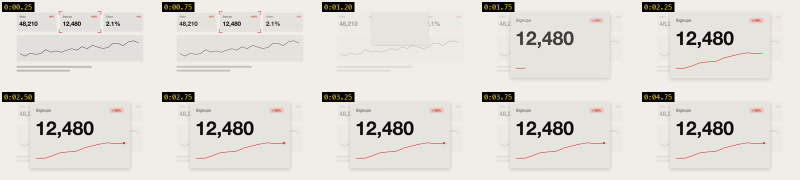
#> input picture recipes/data/media/kpi-lift.jpg, 1600 x 360 px, given in place of k00.png, which was not available (shown at 1/2 size)
$ python storyboard_v3.py ../../../recipes/data/media/kpi-lift.jpg ../../../recipes/data/media/chart-morph.jpg
#> lines starting #> are read from the running program, lines starting #| are printed output that depends on the picture
"""Storyboard keyframe preview (v3 Phase B): one labelled frame per read, 5 columns, from a draft render.
usage: uv run -q --with pillow python tools/storyboard_v3.py out/draftN.mp4 [out/check/storyboard-v3.png]"""
import os, subprocess, sys, tempfile
from PIL import Image, ImageDraw, ImageFont
V = sys.argv[1]; OUT = sys.argv[2] if len(sys.argv) > 2 else "out/check/storyboard-v3.png"
K0 = [  # (t on the plain 4/4 grid, section, what the viewer reads); bar 11 is 6/4, so times after 29.4 s move +1.333 s
    (1.6, "S1 hook", "frame = f(t)"), (4.2, "S1 hook", "EVERY FRAME"), (6.8, "S1 hook", "IS A FUNCTION OF TIME"),
    (9.8, "S2 program", "request card"), (12.2, "S2 program", "doesn't paint pixels / writes the program"), (14.9, "S2 program", "One sentence in. A film out."),
    (17.6, "S3 problem", "Stunning, once. · FAIL ×3"), (20.2, "S3 problem", "Dependable? Not yet."), (22.8, "S4 braam", "OpenVideoHarness"),
    (25.9, "S5 architecture", "request → agent → router"), (29.4, "S5 architecture", "video-types/ · 8 workflows (held)"), (31.6, "S5 architecture", "playbook · templates · cases · bin/vh"),
    (33.3, "S5 architecture", "engines · references"), (34.1, "S5 → S6", "projects/ portal"), (36.2, "S6 workflow", "How it works"),
    (38.0, "S6 workflow", "human review ① approved"), (42.2, "S6 workflow", "loop · fail ×3"), (44.3, "S6 workflow", "Review every scene … until it passes."),
    (46.3, "S6 workflow", "human review ③ approved"), (47.5, "S6 workflow", "Final cut + LESSONS.md (hold)"), (49.9, "S7 features", "Taste written down as numbers."),
    (52.6, "S7 features", "Sound, end to end."), (55.3, "S7 features", "Ready to run. (install)"), (57.8, "S8 cases", "11 case studies + 389 videos"),
    (60.0, "S9 proof", "Made by an agent …"), (62.3, "S9 proof", "01 hand-drawn"), (66.3, "S9 proof", "02 vertical science short"),
    (70.8, "S10 reveal", "This film, too."), (73.9, "S10 reveal", "Even the soundtrack is code."), (79.2, "S11 title", "title · command · GitHub URL"),
]
K = [(t + (4 / 3 if t > 29.4 else 0), s, w) for t, s, w in K0]
W, H, C = 480, 270, 5
R = (len(K) + C - 1) // C
f = lambda p, s: ImageFont.truetype(p, s) if os.path.exists(p) else ImageFont.load_default()
mono, sans = f("/System/Library/Fonts/SFNSMono.ttf", 17), f("/System/Library/Fonts/SFNS.ttf", 19)
sheet = Image.new("RGB", (C * W + (C + 1) * 10, R * (H + 52) + 10), (14, 14, 16)); d = ImageDraw.Draw(sheet)
tmp = tempfile.mkdtemp()
for i, (t, sec, what) in enumerate(K):
    p = os.path.join(tmp, f"k{i:02d}.png")
    subprocess.run(["ffmpeg", "-v", "error", "-y", "-ss", str(t), "-i", V, "-frames:v", "1", "-vf", f"scale={W}:{H}", "-update", "1", p], check=True)
#> (this line was passed over: subprocess is not available in this run)
    x, y = 10 + (i % C) * (W + 10), 10 + (i // C) * (H + 52)
    sheet.paste(Image.open(p), (x, y))
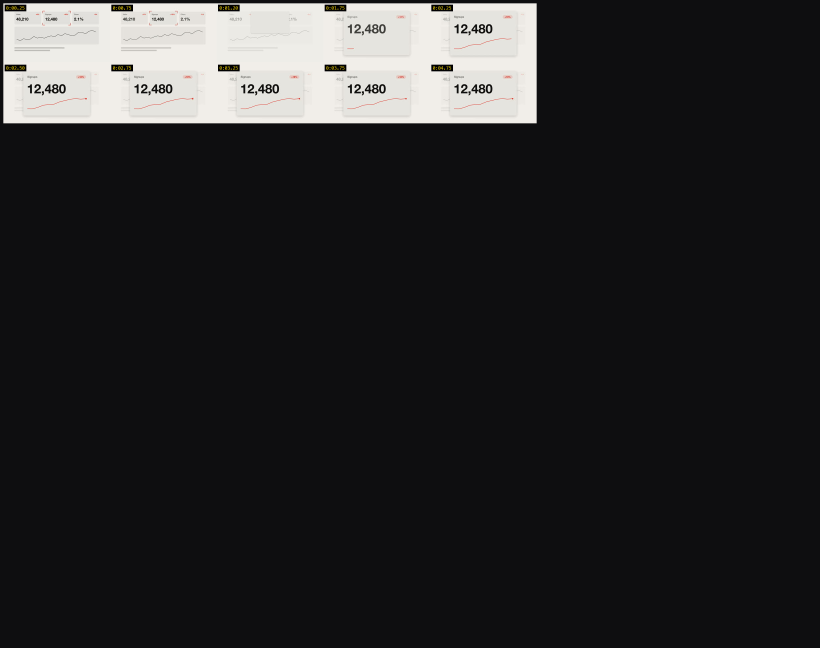
#> sheet: PIL image 2460x1942 RGB (shown at 1/3 size); mean R, G, B 39.5, 39.2, 40.3
    d.text((x + 2, y + H + 5), f"{t:5.1f}s  {sec}", fill=(255, 178, 36), font=mono)
    d.text((x + 2, y + H + 26), what, fill=(210, 210, 216), font=sans)
#> pass 2 of the loop `for i, (t, sec, what) in enumerate(K):`:
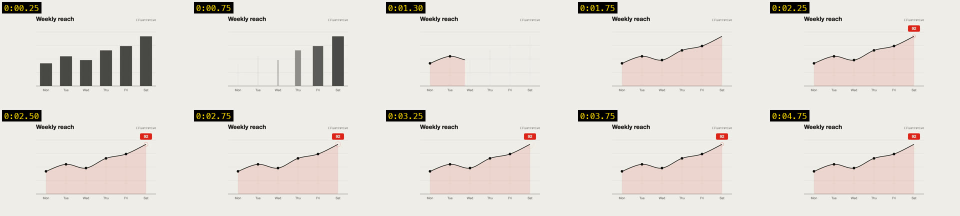
#> input picture recipes/data/media/chart-morph.jpg, 1920 x 432 px, given in place of k01.png, which was not available (shown at 1/2 size)
#> `sheet.paste(Image.open(p), (x, y))`:
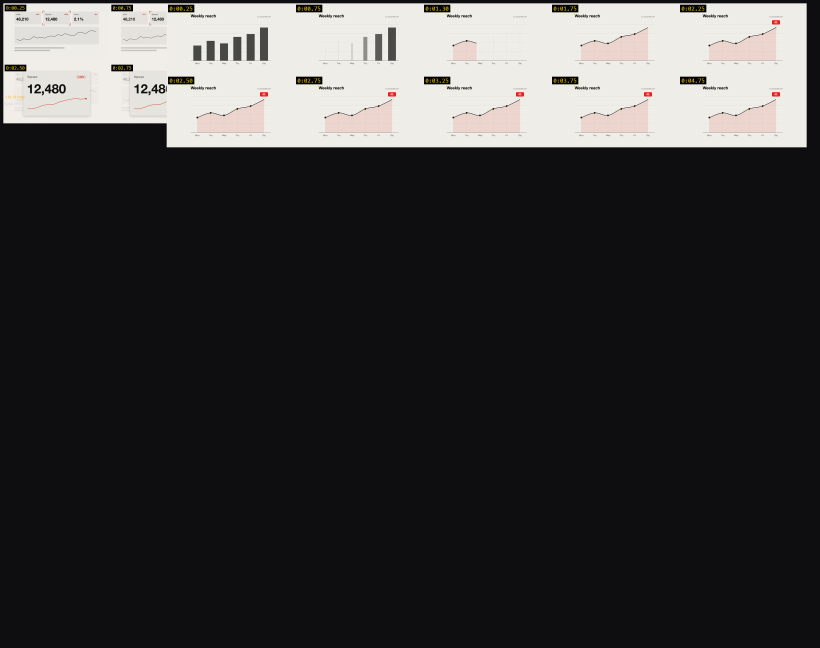
#> sheet: PIL image 2460x1942 RGB (shown at 1/3 size); mean R, G, B 58.9, 58.1, 58.5
#> (the run stopped early here; a loop or call above may not have finished)
